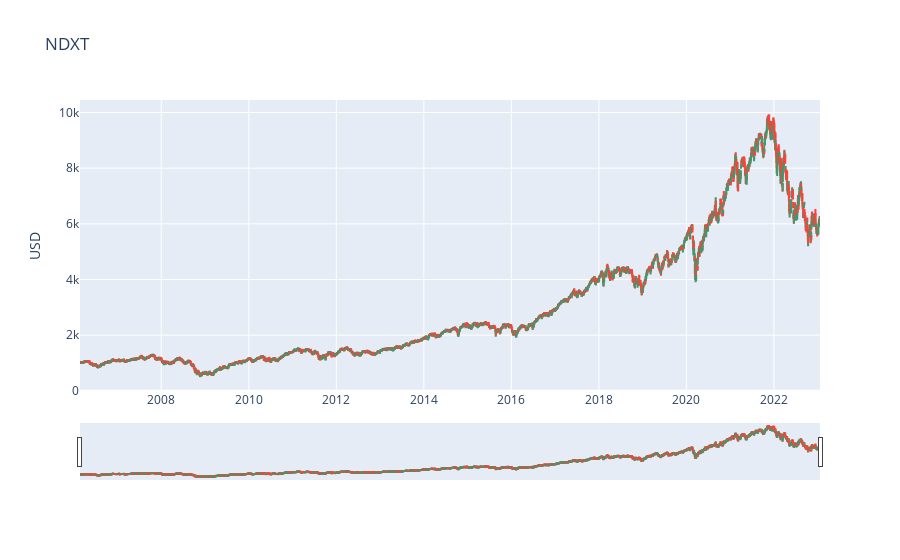

The code cell stored with this chart in its notebook:
### Markdown cell above
### b) Analyzing Tech Stocks
NASDAQ 100 Technology Sector (NDXT) is an index composed of tech companies like Alphabet, Apple, and Meta (Facebook). I will analyze and compare its performance to NASDAQ.

### Code cell
NDXT = yf.download('^NDXT')
candlestick(NDXT, '2000','NDXT')

### Figure 1 — Plotly figure (JSON) as saved in the notebook; plotly's stock layout.template omitted (floating-point values rounded to 4 significant figures; data arrays with more than 128 entries replaced by an {"elided": "..."} marker saying what was removed)
{"data": [{"close": {"elided": "4255 float values"}, "high": {"elided": "4255 float values"}, "low": {"elided": "4255 float values"}, "open": {"elided": "4255 float values"}, "type": "candlestick", "x": {"elided": "4255 str values"}}], "layout": {"title": {"text": "NDXT"}, "yaxis": {"title": {"text": "USD"}}}}
